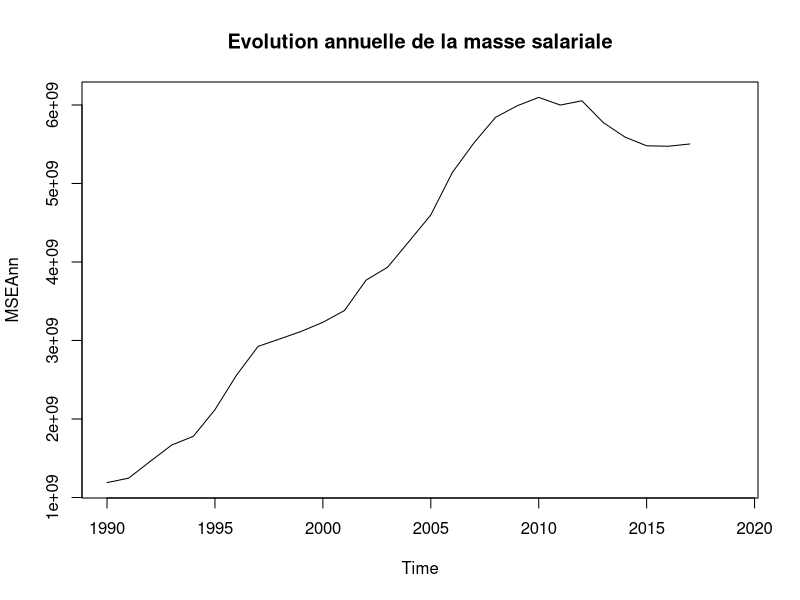
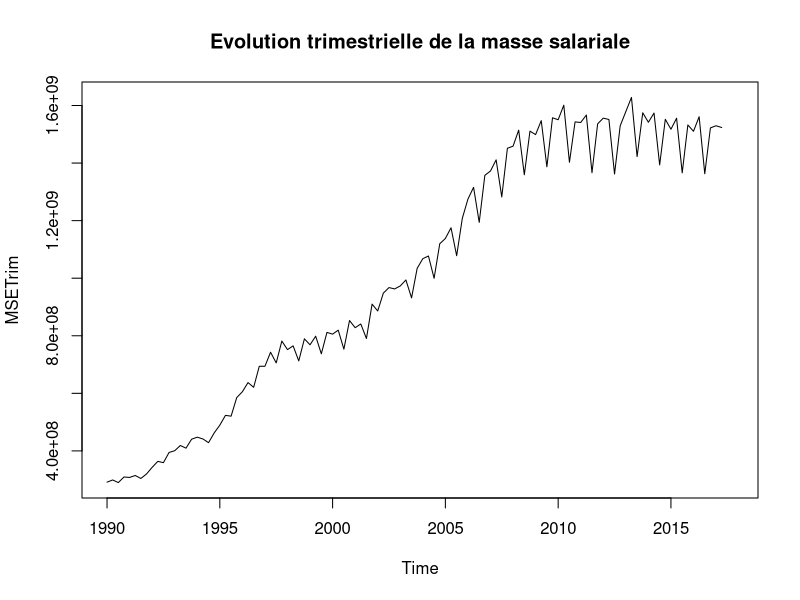
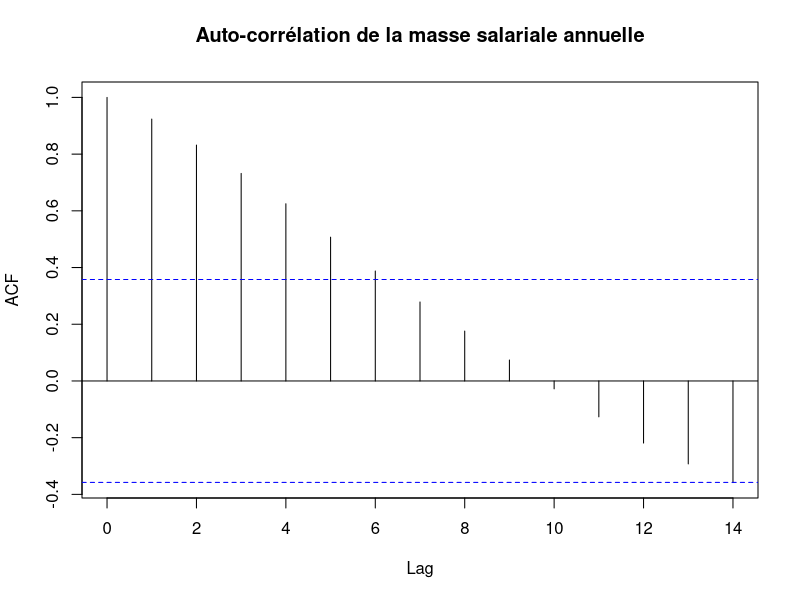
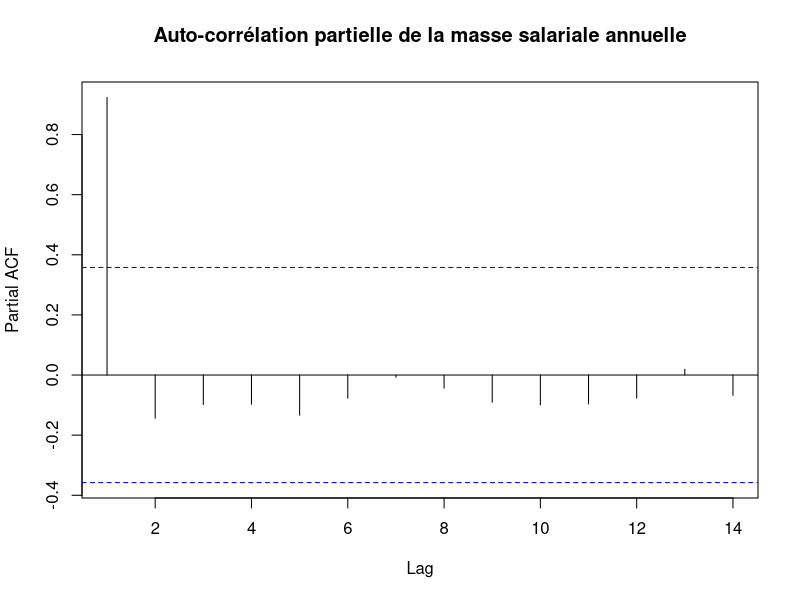
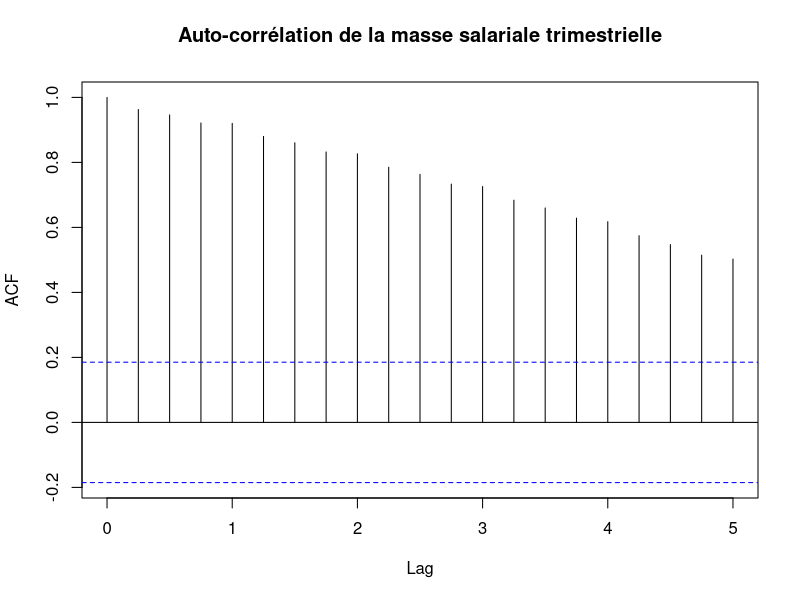
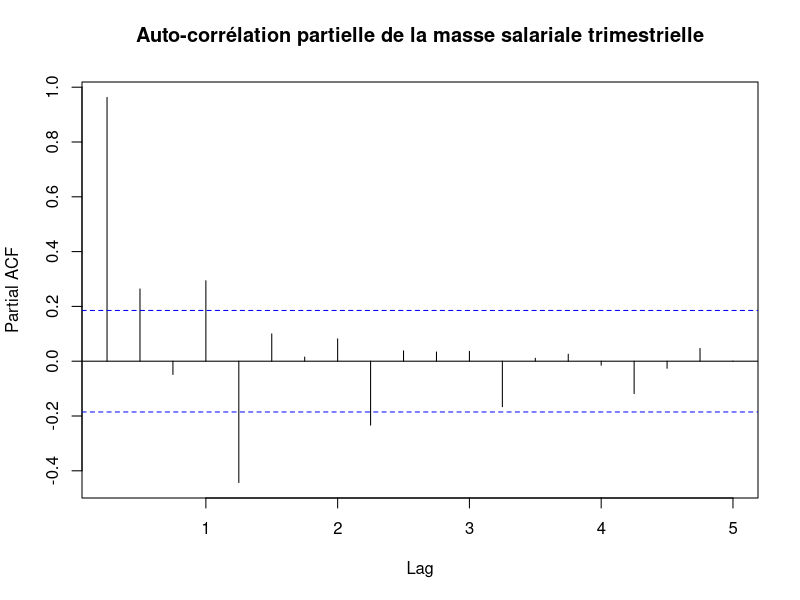
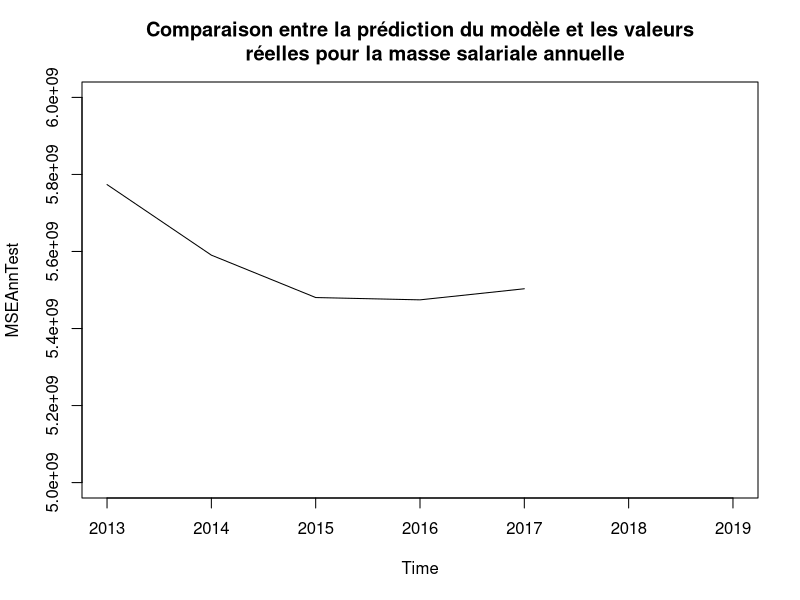
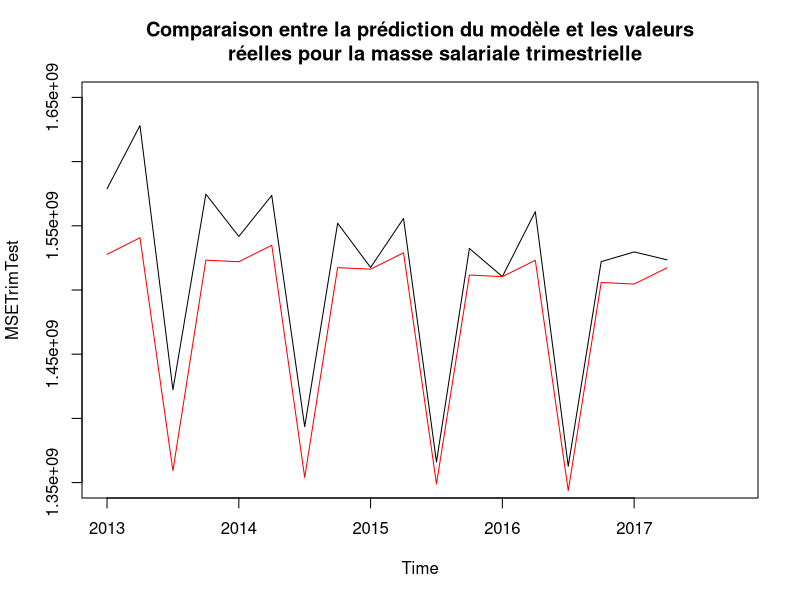

Recreate these plots in R, in order.
setwd("~/PFE_Time_Series")
library(tseries)
library(forecast)

annuelle <- read.csv("Data/Data_Annuel.csv", sep=";", dec=",", nrows=30)
trim <- read.csv("Data/Data_Trim.csv", sep=";", dec=",")

###Séries temporelles MSE
MSEAnn <- ts(annuelle$MSE, start = 1990, end = 2019)
MSETrim <- ts(trim$MSE, start=c(1990,1), end = c(2017,4), frequency = 4)
plot(MSEAnn, main="Evolution annuelle de la masse salariale")
plot(MSETrim, main="Evolution trimestrielle de la masse salariale")
acf(MSEAnn, main="Auto-corrélation de la masse salariale annuelle", na.action=na.pass)
pacf(MSEAnn, main="Auto-corrélation partielle de la masse salariale annuelle", na.action=na.pass)
acf(MSETrim, main="Auto-corrélation de la masse salariale trimestrielle", na.action=na.pass)
pacf(MSETrim, main="Auto-corrélation partielle de la masse salariale trimestrielle", na.action=na.pass)

#On sépare les séries : modélisations jusque 2015, prévision à partir de 2016

MSEAnnTrain <- window(MSEAnn, start=1990, end=2012)
MSETrimTrain <- window(MSETrim, start=1990, end=c(2012,4))
MSEAnnTest <- window(MSEAnn, start=2013)
MSETrimTest <- window(MSETrim, start=2013)

##Modélisation par Holt-Winter
LEMSEAnn <- HoltWinters(MSEAnnTrain,alpha=NULL,beta=NULL,gamma=FALSE)
LEMSETrim <- HoltWinters(MSETrimTrain,alpha=NULL,beta=NULL,gamma=NULL, seasonal = "mul")
LEMSEAnnPred <- forecast(LEMSEAnn, h = 5)
LEMSETrimPred <- forecast(LEMSETrim, h = 18)

plot(MSEAnnTest, type='l', ylim=c(5000000000,6000000000),
     main="Comparaison entre la prédiction du modèle et les valeurs
     réelles pour la masse salariale annuelle")
lines(LEMSEAnnPred$mean, col="red")

plot(MSETrimTest, type='l', ylim=c(1350000000,1650000000),
     main="Comparaison entre la prédiction du modèle et les valeurs
     réelles pour la masse salariale trimestrielle")
lines(LEMSETrimPred$mean, col='red')

##Modèles SARIMA
MSEAnnTrainStat <- diff(MSEAnnTrain, differences = 2, lag = 1)

#Stationnarisation de la série
temp <- diff(MSETrimTrain, differences = 1, lag = 1)
MSETrimTrainStat <- diff(temp, differences = 1, lag = 4)
plot(MSETrimTrainStat, main="Masse salariale trimestrielle avec une différence de 1
     et une saisonnalité de 4")
Box.test(MSETrimTrainStat, type = "Ljung-Box")
acf(MSETrimTrainStat, main="Auto-corrélation de la masse salariale trimestrielle")
pacf(MSETrimTrainStat, main="Auto-corrélation partielle de la masse salariale trimestrielle")

#Train
ARIMAMSETrimTrain <- auto.arima(MSETrimTrain, stationary = F)
plot(MSETrimTrain, main="Comparaison entre le modèle et les données d'apprentissage
     pour la masse salariale trimestrielle")
lines(ARIMAMSETrimTrain$fitted, col="red")

ARIMAMSEAnnTrain <- auto.arima(MSEAnnTrain, stationary = F)
plot(MSEAnnTrain, main="Comparaison entre le modèle et les données d'apprentissage
     pour la masse salariale annuelle")
lines(ARIMAMSEAnnTrain$fitted, col="red")

#Test
ARIMAMSETrimTest <- forecast(ARIMAMSETrimTrain, h=18)
plot(MSETrimTest, main="Comparaison entre le modèle et les données de validation
     pour la masse salariale trimestrielle", ylim=c(1300000000,1700000000))
lines(ARIMAMSETrimTest$mean, col="red")

ARIMAMSEAnnTest <- forecast(ARIMAMSEAnnTrain, h = 5)
plot(MSEAnnTest, main="Comparaison entre le modèle et les données de validation
     pour la masse salariale annuelle", ylim=c(5400000000,7200000000))
lines(ARIMAMSEAnnTest$mean, col="red")

###SMIC
SMICAnn <- ts(annuelle$SMIC, start = 1990, end = 2019)
SMICTrim <- ts(trim$SMIC, start=c(1990,1), end = c(2017,4), frequency = 4)
plot(SMICAnn, main="Evolution annuelle du SMIC")
plot(SMICTrim, main="Evolution trimestrielle du SMIC")
acf(SMICAnn, main="Auto-corrélation du SMIC", na.action=na.pass)
pacf(SMICAnn, main="Auto-corrélation partielle du SMIC", na.action=na.pass)
acf(SMICTrim, main="Auto-corrélation du SMIC", na.action=na.pass)
pacf(SMICTrim, main="Auto-corrélation partielle du SMIC", na.action=na.pass)

#On sépare les séries : modélisations jusque 2015, prévision à partir de 2016

SMICAnnTrain <- window(SMICAnn, start=1990, end=2012)
SMICTrimTrain <- window(SMICTrim, start=1990, end=c(2012,4))
SMICAnnTest <- window(SMICAnn, start=2013)
SMICTrimTest <- window(SMICTrim, start=2013)

##Modélisation par Holt-Winter
LESMICAnn <- HoltWinters(SMICAnnTrain,alpha=NULL,beta=NULL,gamma=FALSE)
LESMICTrim <- HoltWinters(SMICTrimTrain,alpha=NULL,beta=NULL,gamma=NULL, seasonal = "add")
LESMICAnnPred <- forecast(LESMICAnn, h = 7)
LESMICTrimPred <- forecast(LESMICTrim, h = 20)

plot(SMICAnnTest, type='l', ylim = c(9.4,11),
     main="Comparaison entre la prédiction du lissage exponentiel et les valeurs
     réelles pour le SMIC annuel")
lines(LESMICAnnPred$mean, col="red")

plot(SMICTrimTest, type='l', ylim = c(9.4, 10.7),
     main="Comparaison entre la prédiction du lissage exponentiel et les valeurs
     réelles pour le SMIC trimestrielle")
lines(LESMICTrimPred$mean, col='red')

##Modèles SARIMA

#Train
ARIMASMICTrimTrain <- auto.arima(SMICTrimTrain, stationary = F)
plot(SMICTrimTrain, main="Comparaison entre le modèle et les données d'apprentissage
     pour le SMIC trimestrielle")
lines(ARIMASMICTrimTrain$fitted, col="red")

ARIMASMICAnnTrain <- auto.arima(SMICAnnTrain, stationary = F)
plot(SMICAnnTrain, main="Comparaison entre le modèle et les données d'apprentissage
     pour le SMIC annuel")
lines(ARIMASMICAnnTrain$fitted, col="red")

#Test
ARIMASMICTrimTest <- forecast(ARIMASMICTrimTrain, h = 20)
plot(SMICTrimTest, main="Comparaison entre le modèle et les données de validation
     pour le SMIC trimestriel", ylim = c(9.4,10.7))
lines(ARIMASMICTrimTest$mean, col="red")

ARIMASMICAnnTest <- forecast(ARIMASMICAnnTrain, h = 7)
plot(SMICAnnTest, main="Comparaison entre le modèle et les données de validation
     pour le SMIC annuel", ylim=c(9.4,11))
lines(ARIMASMICAnnTest$mean, col="red")

###PIB

PIBAnn <- ts(annuelle$PIB, start = 1990, end = 2019)
PIBTrim <- ts(trim$PIB, start=c(1990,1), end = c(2017,4), frequency = 4)
plot(PIBAnn, main="Evolution annuelle du PIB")
plot(PIBTrim, main="Evolution trimestrielle du PIB")
acf(PIBAnn, main="Auto-corrélation du PIB", na.action=na.pass)
pacf(PIBAnn, main="Auto-corrélation partielle du PIB", na.action=na.pass)
acf(PIBTrim, main="Auto-corrélation du PIB", na.action=na.pass)
pacf(PIBTrim, main="Auto-corrélation partielle du PIB", na.action=na.pass)

#On sépare les séries : modélisations jusque 2015, prévision à partir de 2016

PIBAnnTrain <- window(PIBAnn, start=1990, end=2012)
PIBTrimTrain <- window(PIBTrim, start=1990, end=c(2012,4))
PIBAnnTest <- window(PIBAnn, start=2013)
PIBTrimTest <- window(PIBTrim, start=2013)

##Modélisation par Holt-Winter
LEPIBAnn <- HoltWinters(PIBAnnTrain,alpha=NULL,beta=NULL,gamma=FALSE)
LEPIBTrim <- HoltWinters(PIBTrimTrain,alpha=NULL,beta=NULL,gamma=NULL)
LEPIBAnnPred <- forecast(LEPIBAnn, h = 7)
LEPIBTrimPred <- forecast(LEPIBTrim, h = 17)

plot(PIBAnnTest, type='l',
     main="Comparaison entre la prédiction du modèle et les valeurs
     réelles pour le PIB")
lines(LEPIBAnnPred$mean, col="red")

plot(PIBTrimTrain, type='l', 
     main="Comparaison entre la prédiction du modèle et les valeurs
     réelles pour le PIB")
lines(LEPIBTrim$fitted[,1], col='red')

###Taux de chômage

TCHOAnn <- ts(annuelle$TCHO, start = 1990, end = 2019)
TCHOTrim <- ts(trim$TCHO, start=c(1990,1), end = c(2017,4), frequency = 4)
plot(TCHOAnn, main="Evolution annuelle du taux de chômage")
plot(TCHOTrim, main="Evolution trimestrielle du taux de chômage")
acf(TCHOAnn, main="Auto-corrélation du taux de chômage", na.action=na.pass)
pacf(TCHOAnn, main="Auto-corrélation partielle du taux de chômage", na.action=na.pass)
acf(TCHOTrim, main="Auto-corrélation du taux de chômage", na.action=na.pass)
pacf(TCHOTrim, main="Auto-corrélation partielle du taux de chômage", na.action=na.pass)

#On sépare les séries : modélisations jusque 2015, prévision à partir de 2016

TCHOAnnTrain <- window(TCHOAnn, start=1990, end=2012)
TCHOTrimTrain <- window(TCHOTrim, start=1990, end=c(2012,4))
TCHOAnnTest <- window(TCHOAnn, start=2013)
TCHOTrimTest <- window(TCHOTrim, start=2013)

##Modélisation par Holt-Winter
LETCHOAnn <- HoltWinters(TCHOAnnTrain,alpha=NULL,beta=NULL,gamma=FALSE)
LETCHOTrim <- HoltWinters(TCHOTrimTrain,alpha=NULL,beta=NULL,gamma=FALSE)
LETCHOAnnPred <- forecast(LESMICAnn, h = 7)
LETCHOTrimPred <- forecast(LESMICTrim, h = 20)

plot(TCHOAnnTest, type='l', ylim=c(8.7,11),
     main="Comparaison entre la prédiction du lissage exponentiel et les valeurs
     réelles pour le taux de chômage annuel")
lines(LETCHOAnnPred$mean, col="red")

plot(TCHOTrimTest, type='l', ylim = c(8.8, 10.6),
     main="Comparaison entre la prédiction du lissage exponentiel et les valeurs
     réelles pour le taux de chômage trimestrielle")
lines(LETCHOTrimPred$mean, col='red')

##Modèles SARIMA

#Train
ARIMATCHOTrimTrain <- auto.arima(TCHOTrimTrain, stationary = F)
plot(TCHOTrimTrain, main="Comparaison entre le modèle et les données d'apprentissage
     pour le taux de chômage trimestrielle")
lines(ARIMATCHOTrimTrain$fitted, col="red")

ARIMATCHOAnnTrain <- auto.arima(TCHOAnnTrain, stationary = F)
plot(TCHOAnnTrain, main="Comparaison entre le modèle et les données d'apprentissage
     pour le taux de chômage annuel")
lines(ARIMATCHOAnnTrain$fitted, col="red")

#Test
ARIMATCHOTrimTest <- forecast(ARIMATCHOTrimTrain, h = 20)
plot(TCHOTrimTest, main="Comparaison entre le modèle et les données de validation
     pour le taux de chômage trimestrielle", ylim = c(9.4,10.7))
lines(ARIMATCHOTrimTest$mean, col="red")

ARIMATCHOAnnTest <- forecast(ARIMATCHOAnnTrain, h = 7)
plot(TCHOAnnTest, main="Comparaison entre le modèle et les données de validation
     pour le taux de chômage annuel")
lines(ARIMATCHOAnnTest$mean, col="red")
